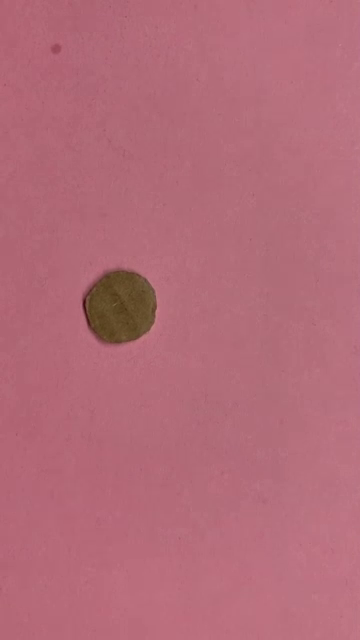
#> input picture frame 19 of Python/images/Meanshift_CamShift.mp4, 360 x 640 px, given in place of vtest.avi, which was not available
$ python demo2.py
#> lines starting #> are read from the running program, lines starting #| are printed output that depends on the picture; pictures that were not available may be replaced by others from this repository, and a replacement may not be noted
# OpenCv版本：opencv-python 4.6.0.66
# 内容：光流法运动目标检测
# 博客：http://www.bilibili996.com/Course?id=4918981000067
# 作者：高仁宝
# 时间：2023.11

# OpenCV-Python-Tutorial-中文版.pdf P232

import numpy as np
import cv2

cap = cv2.VideoCapture('../images/vtest.avi')
# cap = cv2.VideoCapture(0)

# params for ShiTomasi corner detection
feature_params = dict(maxCorners=100,
                      qualityLevel=0.3,
                      minDistance=7,
                      blockSize=7)

# 光流法参数
# maxLevel 为使用的图像金字塔层数
lk_params = dict(winSize=(15, 15),
                 maxLevel=2,
                 criteria=(cv2.TERM_CRITERIA_EPS | cv2.TERM_CRITERIA_COUNT, 10, 0.03))

# 创建随机生成的颜色
color = np.random.randint(0, 255, (100, 3))

# 取出视频的第一帧
ret, old_frame = cap.read()
#> old_frame is the input picture: shape (640, 360, 3); mean B, G, R 120, 107, 178.6
# 灰度化
old_gray = cv2.cvtColor(old_frame, cv2.COLOR_BGR2GRAY)
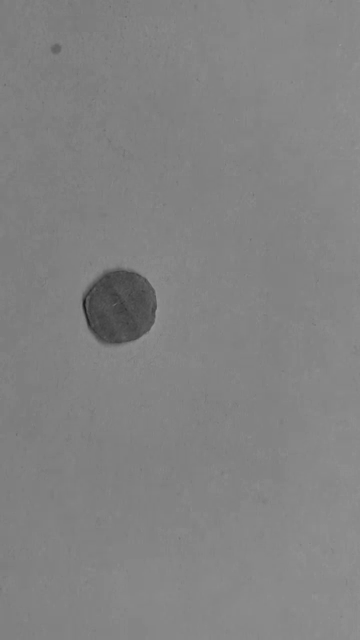
#> old_gray: shape (640, 360); min 25, max 150, mean 130.1
p0 = cv2.goodFeaturesToTrack(old_gray, mask=None, **feature_params)
#> p0 = 16 rows, first 8: [86, 298], [147, 331], [90, 326], [152, 290], [152, 322], [58, 46], [155, 307], [143, 278]
# 为绘制创建掩码图片
mask = np.zeros_like(old_frame)

while True:
    ret, frame = cap.read()
    frame_gray = cv2.cvtColor(frame, cv2.COLOR_BGR2GRAY)
    # 计算光流以获取点的新位置
    p1, st, err = cv2.calcOpticalFlowPyrLK(old_gray, frame_gray, p0, None, **lk_params)
#> p1 = 16 rows, first 8: [86.37, 296.9], [147.2, 329.8], [90.31, 324.6], [152.4, 288.8], [152.3, 320.8], [58.38, 44.64], [155.3, 305.7], [143.4, 276.7]; st = [1, 1, 1, 1, 1, 1, 1, 1, 1, 1, 1, 1, 1, 1, 1, 1]; err = [1.84, 1.23, 1.41, 1.49, 1.29, 0.987, 1.68, 1.5, 1.32, 1.36, 2.61, 1.07, 1.14, 1.16, 1.52, 1.27]
    # 选择good points
    good_new = p1[st == 1]
#> good_new has the same summary as p1
    good_old = p0[st == 1]
#> good_old has the same summary as p0
    # 选择good points
    for i, (new, old) in enumerate(zip(good_new, good_old)):
        a, b = new.ravel()
        c, d = old.ravel()
        mask = cv2.line(mask, (int(a), int(b)), (int(c), int(d)), color[i].tolist(), 2)
        frame = cv2.circle(frame, (int(a), int(b)), 5, color[i].tolist(), -1)
#> this loop made 16 passes
#> (a, b, c, d) on passes 1 to 12: (86.37, 296.9, 86, 298), (147.2, 329.8, 147, 331), (90.31, 324.6, 90, 326), (152.4, 288.8, 152, 290), (152.3, 320.8, 152, 322), (58.38, 44.64, 58, 46), (155.3, 305.7, 155, 307), (143.4, 276.7, 143, 278), (118.3, 298.5, 118, 300), (91.38, 291.8, 91, 293), (85.39, 304.7, 85, 306), (123.2, 337.6, 123, 339)
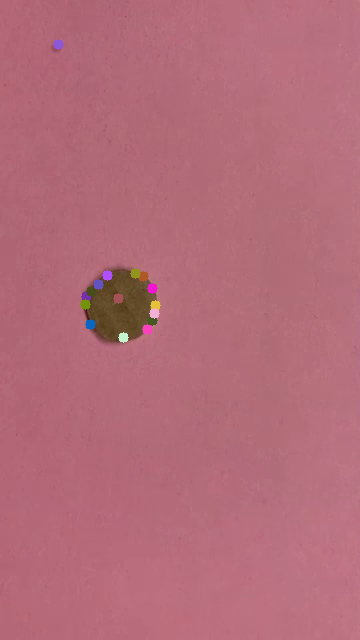
#> frame: shape (640, 360, 3); mean B, G, R 120.5, 107.3, 178.9
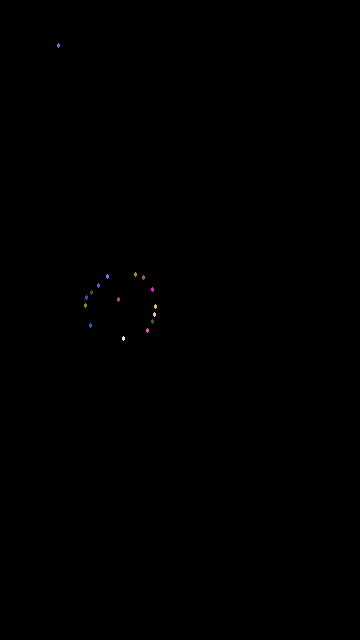
#> mask: shape (640, 360, 3); mean of channels 0, 1, 2 0.1, 0.1, 0.1; drawn as B, G, R
    img = cv2.add(frame, mask)
    cv2.imshow('frame', img)

    k = cv2.waitKey(30) #& 0xff
#> (key Esc is pressed here)
    if k == 27:
        break
    # Now update the previous frame and previous points
    old_gray = frame_gray.copy()
    p0 = good_new.reshape(-1, 1, 2)

cv2.destroyAllWindows()
cap.release()

$ run again, starting later in the video
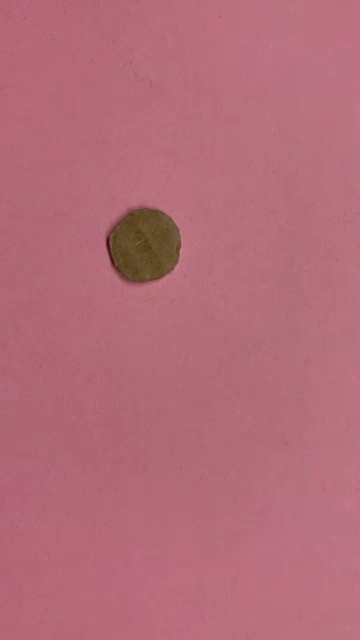
#> input picture frame 89 of Python/images/Meanshift_CamShift.mp4, 360 x 640 px, given in place of vtest.avi, which was not available
#> old_frame is the input picture: shape (640, 360, 3); mean B, G, R 120.3, 107.5, 179.3
#> `old_gray = cv2.cvtColor(old_frame, cv2.COLOR_BGR2GRAY)`:
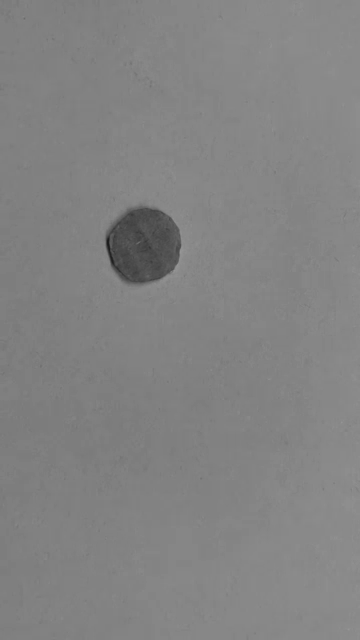
#> old_gray: shape (640, 360); min 28, max 151, mean 130.6
#> p0 = 15 rows, first 8: [110, 236], [115, 264], [171, 271], [179, 246], [176, 262], [170, 218], [177, 228], [112, 250]
#> p1 = 15 rows, first 8: [111.2, 236.2], [116.2, 264], [172.2, 271], [180.1, 246.1], [177.2, 261.9], [171, 218], [178.1, 228], [113.2, 250]; st = [1, 1, 1, 1, 1, 1, 1, 1, 1, 1, 1, 1, 1, 1, 1]; err = [1.36, 1.22, 0.906, 0.958, 1.19, 0.669, 0.835, 1.33, 1.09, 2.02, 0.978, 0.651, 0.911, 1.4, 1.39]
#> good_new has the same summary as p1
#> good_old has the same summary as p0
#> the loop `for i, (new, old) in enumerate(zip(good_new, good_old)):` made 15 passes
#> (a, b, c, d) on passes 1 to 8: (111.2, 236.2, 110, 236), (116.2, 264, 115, 264), (172.2, 271, 171, 271), (180.1, 246.1, 179, 246), (177.2, 261.9, 176, 262), (171, 218, 170, 218), (178.1, 228, 177, 228), (113.2, 250, 112, 250)
#> after the loop `for i, (new, old) in enumerate(zip(good_new, good_old)):`:
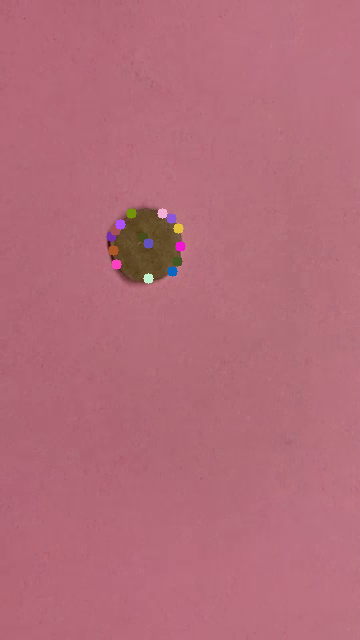
#> frame: shape (640, 360, 3); mean B, G, R 120.8, 107.7, 179.5

$ run again, starting later in the video
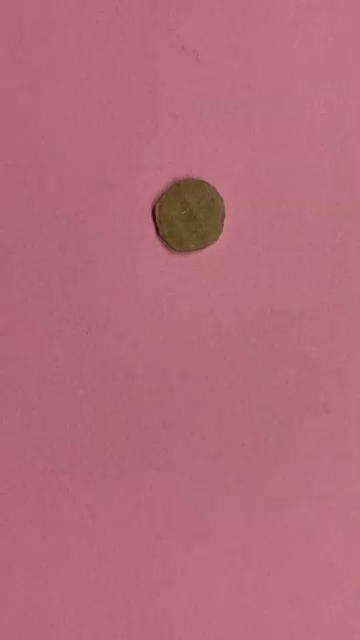
#> input picture frame 158 of Python/images/Meanshift_CamShift.mp4, 360 x 640 px, given in place of vtest.avi, which was not available
#> old_frame is the input picture: shape (640, 360, 3); mean B, G, R 120.4, 107.6, 179.3
#> `old_gray = cv2.cvtColor(old_frame, cv2.COLOR_BGR2GRAY)`:
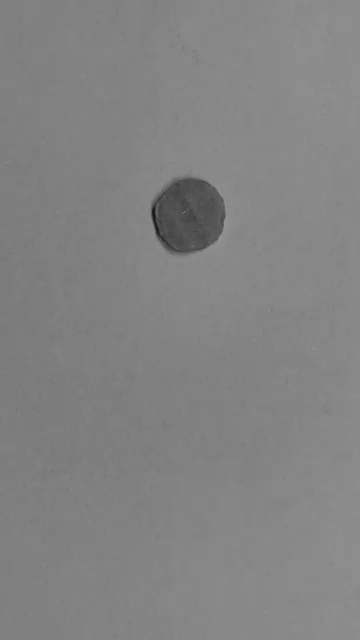
#> old_gray: shape (640, 360); min 22, max 150, mean 130.7
#> p0 = 14 rows, first 8: [160, 233], [156, 205], [215, 241], [221, 199], [214, 188], [223, 216], [221, 232], [154, 213]
#> p1 = 14 rows, first 8: [160.9, 233.2], [157, 205.4], [215.9, 241.1], [221.8, 199.6], [214.9, 188.5], [223.7, 216.3], [221.7, 232.3], [155, 213.4]; st = [1, 1, 1, 1, 1, 1, 1, 1, 1, 1, 1, 1, 1, 1]; err = [1.65, 1.26, 1.16, 1.23, 1.55, 1.36, 1.62, 1.2, 0.973, 1.64, 1.5, 0.0108, 1.61, 1.49]
#> good_new has the same summary as p1
#> good_old has the same summary as p0
#> the loop `for i, (new, old) in enumerate(zip(good_new, good_old)):` made 14 passes
#> (a, b, c, d) on passes 1 to 8: (160.9, 233.2, 160, 233), (157, 205.4, 156, 205), (215.9, 241.1, 215, 241), (221.8, 199.6, 221, 199), (214.9, 188.5, 214, 188), (223.7, 216.3, 223, 216), (221.7, 232.3, 221, 232), (155, 213.4, 154, 213)
#> after the loop `for i, (new, old) in enumerate(zip(good_new, good_old)):`:
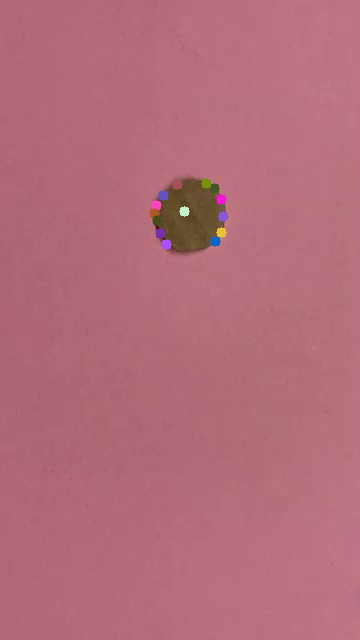
#> frame: shape (640, 360, 3); mean B, G, R 120.7, 107.8, 179.5
